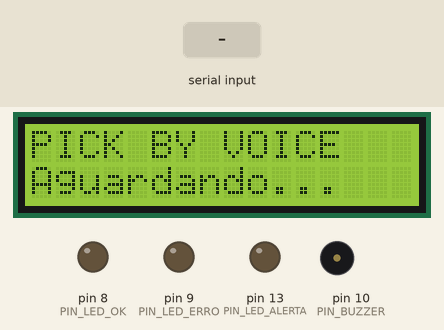
Recording of a sketch running on a simulated Arduino Uno, built with avr-gcc and run on an emulated ATmega328P. Parts: 16×2 character LCD, output pins drawn as LEDs (lit = HIGH), buzzer (waves = sounding, pin HIGH). Dashed ring = blinking. The inputs (shaded band) are chosen by the test bench.

Above: at 1.5 s.
1.6 s: "ERRO\n" received over Serial
At 3.0 s:
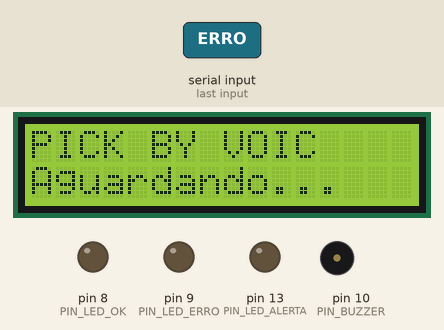
4.2 s: "MSG:\n" received over Serial
At 5.6 s:
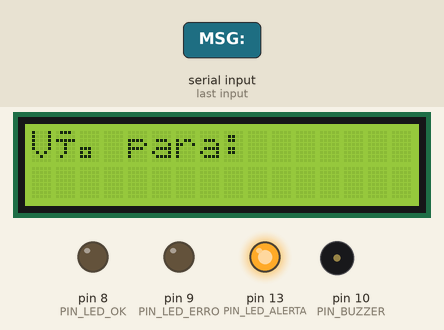
5.9 s: "OK\n" received over Serial
At 6.8 s:
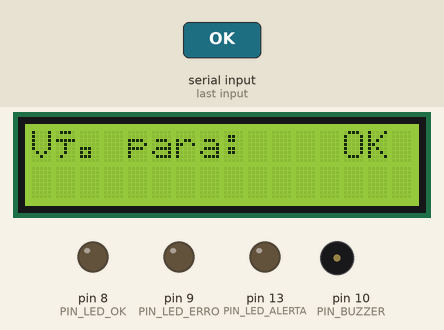
8.0 s: "FIM\n" received over Serial
At 8.38 s:
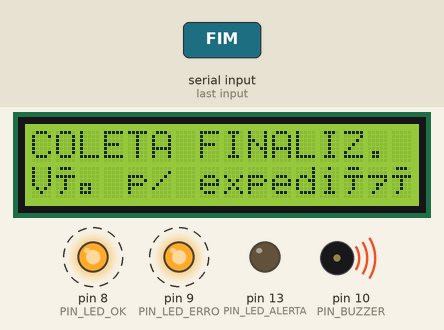
9.8 s: "ERRO\n" received over Serial
At 11.7 s:
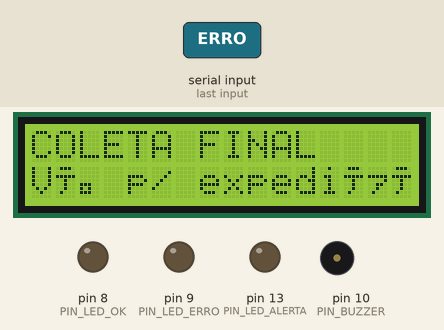
12.4 s: "OK\n" received over Serial
At 14.2 s:
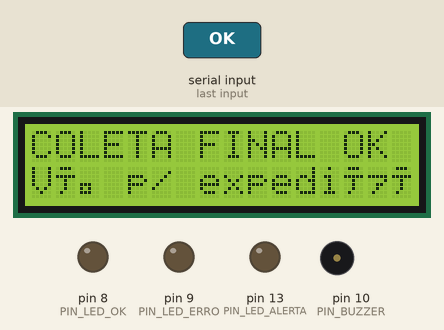
Timing chart, 0 to 15.5 s (numbered marks = the images above; inputs shaded):
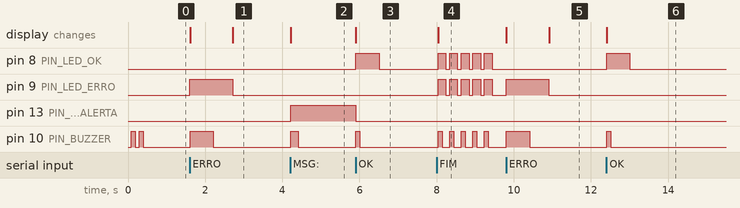

Measured:
- after the input at 1.6 s, pin 9 (PIN_LED_ERRO): LOW → HIGH at once, → LOW 1.1 s later; pin 10 (PIN_BUZZER): LOW → HIGH at once, → LOW 0.60 s later; the display: first changes at once (image 1 shows a later state)
- after the input at 4.2 s, pin 13 (PIN_LED_ALERTA): LOW → HIGH at once; pin 10 (PIN_BUZZER): LOW → HIGH at once, → LOW 0.20 s later; the display: changes at once (image 2)
- after the input at 5.9 s, pin 8 (PIN_LED_OK): LOW → HIGH at once, → LOW 0.60 s later; pin 13 (PIN_LED_ALERTA): HIGH → LOW at once; pin 10 (PIN_BUZZER): LOW → HIGH at once, → LOW 0.10 s later; the display: changes at once (image 3)
- after the input at 8.0 s, pin 8 (PIN_LED_OK), pin 9 (PIN_LED_ERRO): alternates HIGH for 0.20 s and LOW for 0.10 s, starting at once; pin 10 (PIN_BUZZER): alternates HIGH for 0.10 s and LOW for 0.20 s, starting at once; the display: changes at once (image 4)
- after the input at 9.8 s, pin 9 (PIN_LED_ERRO): LOW → HIGH at once, → LOW 1.1 s later; pin 10 (PIN_BUZZER): LOW → HIGH at once, → LOW 0.60 s later; the display: first changes at once (image 5 shows a later state)
- after the input at 12.4 s, pin 8 (PIN_LED_OK): LOW → HIGH at once, → LOW 0.60 s later; pin 10 (PIN_BUZZER): LOW → HIGH at once, → LOW 0.10 s later; the display: changes at once (image 6)

The sketch:

pick_by_voice.ino
```cpp
/**
 * Pick By Voice - Arduino Firmware
 *
 * Este sketch controla a interface física (LEDs, LCD, Buzzer) do sistema
 * de separação por voz. Ele recebe comandos via Bluetooth (Serial) vindos
 * do cliente Python e fornece feedback visual/sonoro para o operador.
 *
 * Protocolo de Comandos:
 * - "MSG:RUACLNIVAPT" -> Exibe o endereço no LCD e acende LED de alerta.
 * - "OK"              -> Feedback de sucesso (LED Verde + Bipe curto).
 * - "ERRO"            -> Feedback de erro (LED Vermelho + Bipe longo).
 * - "FIM"             -> Finaliza a coleta (Pisca todos os LEDs).
 */

#include <LiquidCrystal_I2C.h> // Biblioteca para LCD I2C

// --- Configurações de Hardware ---
const int PIN_LED_OK    = 8;
const int PIN_LED_ERRO  = 9;
const int PIN_BUZZER    = 10;
const int PIN_LED_ALERTA = 13;

// Inicializa o LCD (Endereço 0x27, 16 colunas, 2 linhas)
LiquidCrystal_I2C lcd(0x27, 16, 2);

void setup() {
  // Inicializa comunicação Serial (Bluetooth HC-05 costuma usar 9600 baud)
  Serial.begin(9600);

  // Configura pinos
  pinMode(PIN_LED_OK, OUTPUT);
  pinMode(PIN_LED_ERRO, OUTPUT);
  pinMode(PIN_BUZZER, OUTPUT);
  pinMode(PIN_LED_ALERTA, OUTPUT);

  // Inicializa LCD
  lcd.init();
  lcd.backlight();
  lcd.setCursor(0, 0);
  lcd.print("PICK BY VOICE");
  lcd.setCursor(0, 1);
  lcd.print("Aguardando...");

  // Bipes de inicialização
  beep(100);
  delay(100);
  beep(100);
}

void loop() {
  if (Serial.available() > 0) {
    String command = Serial.readStringUntil('\n');
    command.trim();

    if (command.startsWith("MSG:")) {
      handleMessage(command.substring(4));
    } else if (command == "OK") {
      handleOk();
    } else if (command == "ERRO") {
      handleErro();
    } else if (command == "FIM") {
      handleFim();
    }
  }
}

// --- Handlers de Comandos ---

void handleMessage(String address) {
  // Exemplo: MSG:A0111 -> Rua A, Col 01, Niv 1, Apt 1
  lcd.clear();
  lcd.setCursor(0, 0);
  lcd.print("Vá para:");
  lcd.setCursor(0, 1);
  lcd.print(address);

  digitalWrite(PIN_LED_ALERTA, HIGH);
  beep(200);
}

void handleOk() {
  digitalWrite(PIN_LED_ALERTA, LOW);
  digitalWrite(PIN_LED_OK, HIGH);
  lcd.setCursor(13, 0);
  lcd.print("OK ");
  beep(100);
  delay(500);
  digitalWrite(PIN_LED_OK, LOW);
}

void handleErro() {
  digitalWrite(PIN_LED_ERRO, HIGH);
  lcd.setCursor(12, 0);
  lcd.print("ERRO");
  beep(600);
  delay(500);
  digitalWrite(PIN_LED_ERRO, LOW);
  lcd.setCursor(12, 0);
  lcd.print("    ");
}

void handleFim() {
  lcd.clear();
  lcd.setCursor(0, 0);
  lcd.print("COLETA FINALIZ.");
  lcd.setCursor(0, 1);
  lcd.print("Vá p/ expedição");

  for(int i=0; i<5; i++) {
    digitalWrite(PIN_LED_OK, HIGH);
    digitalWrite(PIN_LED_ERRO, HIGH);
    beep(100);
    delay(100);
    digitalWrite(PIN_LED_OK, LOW);
    digitalWrite(PIN_LED_ERRO, LOW);
    delay(100);
  }
}

void beep(int duration) {
  digitalWrite(PIN_BUZZER, HIGH);
  delay(duration);
  digitalWrite(PIN_BUZZER, LOW);
}
```
